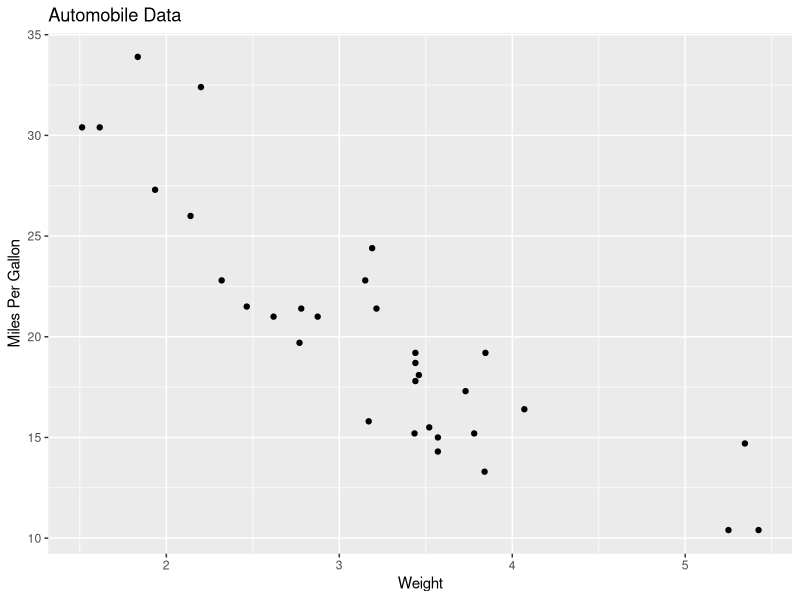
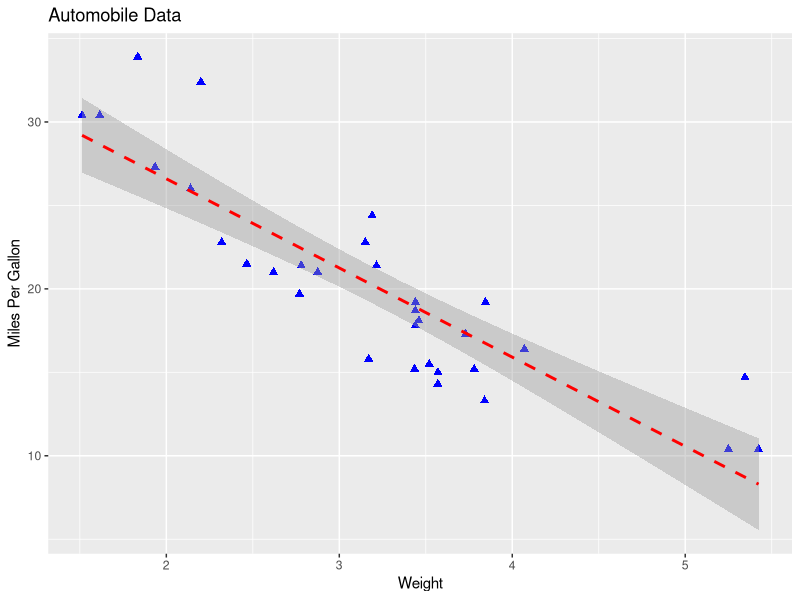
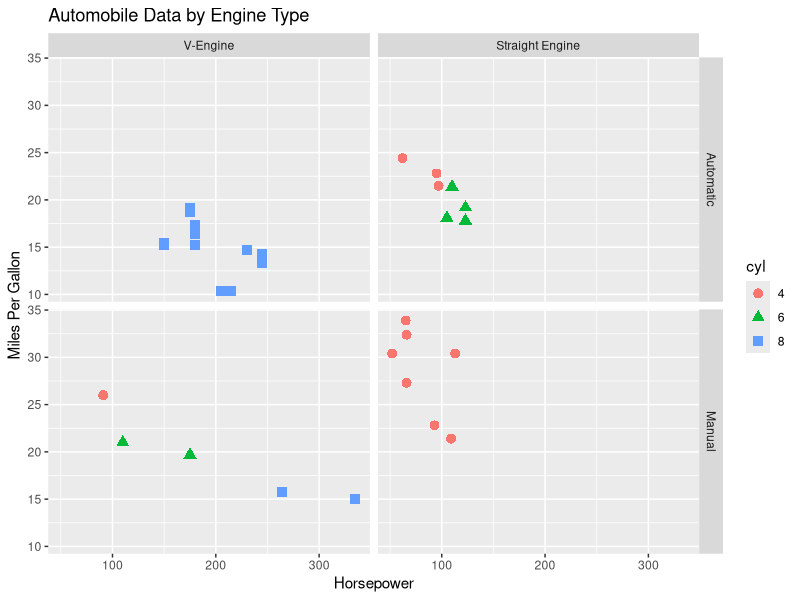
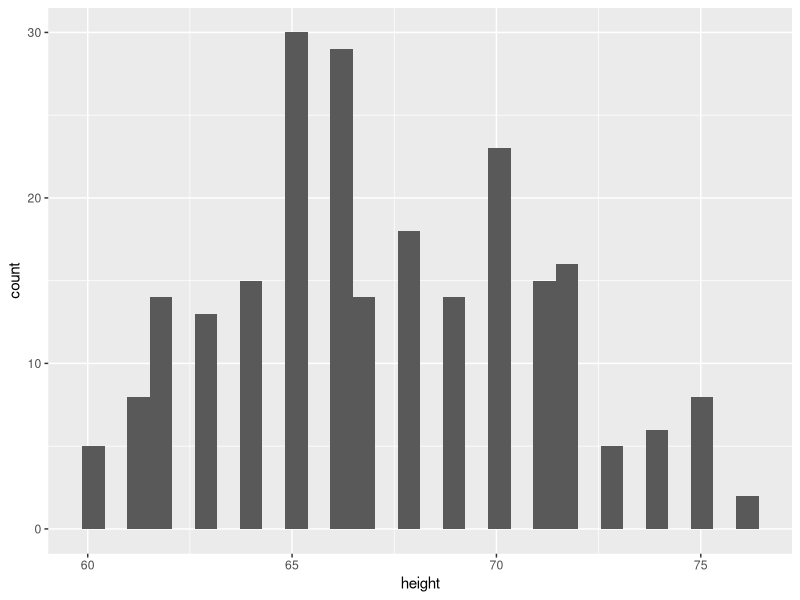
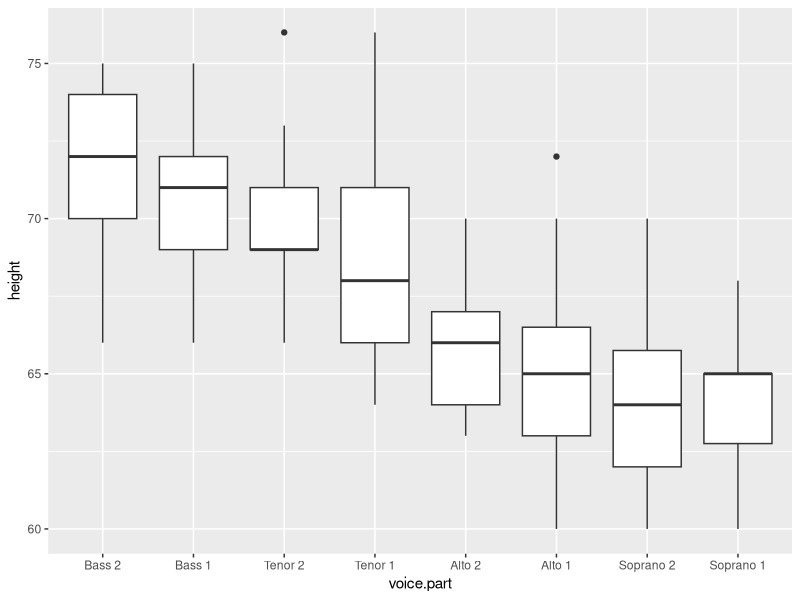
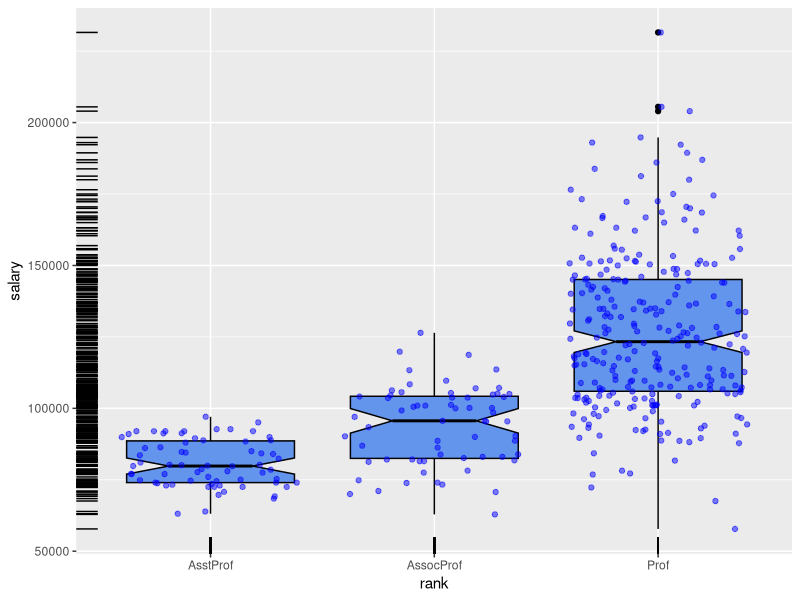
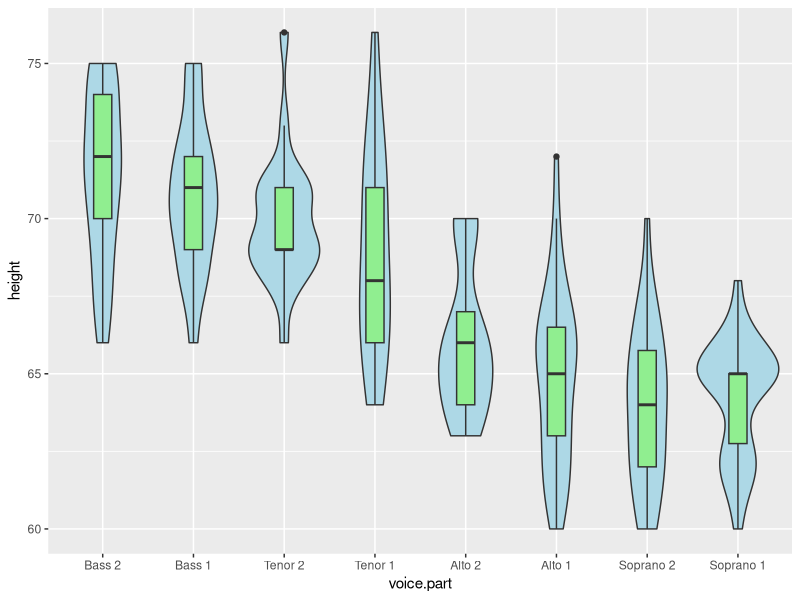
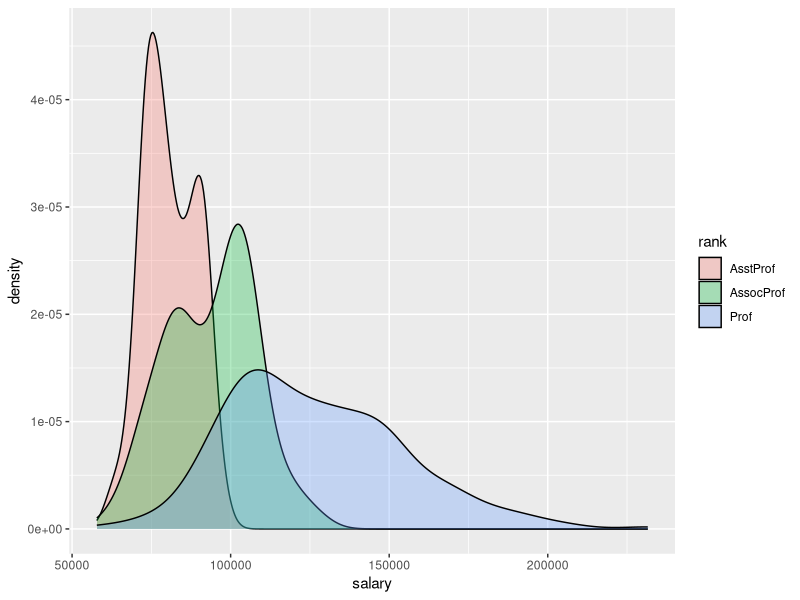

Source code (R) for these figures, in order: (Note: this script raises an error after producing the figures.)
#load packages - car, tidyverse, gridExtra
install.packages("car")
install.packages("carData")
install.packages("tidyverse")
install.packages("gridExtra")
library(car)
library(tidyverse)
library(gridExtra)
library(carData)

#an introduction to the ggplot2 package
ggplot(data = mtcars, aes(x = wt, y = mpg)) +
  geom_point() +
  labs(title = "Automobile Data", x = "Weight", y = "Miles Per Gallon")

#expanding on previous example
ggplot(data = mtcars, aes(x = wt, y = mpg)) +
  geom_point(pch = 17, color = "blue", size = 2) +
  geom_smooth(method = "lm", color = "red", linetype = 2) +
  labs(title = "Automobile Data", x = "Weight", y = "Miles Per Gallon")

#introducing grouping and faceting
mtcars$am <- factor(mtcars$am, levels = c(0,1),
                    labels = c("Automatic", "Manual"))
mtcars$vs <- factor(mtcars$vs, levels = c(0,1),
                    labels = c("V-Engine", "Straight Engine"))
mtcars$cyl <- factor(mtcars$cyl)

ggplot(data = mtcars, aes(x = hp, y = mpg,
                          shape = cyl, color = cyl)) +
  geom_point(size = 3) +
  facet_grid(am ~ vs) +
  labs(title = "Automobile Data by Engine Type",
       x = "Horsepower", y = "Miles Per Gallon")

#specifying the plot type with geoms
data(singer, package = "lattice")

ggplot(singer, aes(x=height)) +
  geom_histogram()

ggplot(singer, aes(x=voice.part, y = height)) +
  geom_boxplot()

#common options for geom functions
data(Salaries, package = "carData")
ggplot(Salaries, aes(x=rank, y = salary)) +
  geom_boxplot(fill = "cornflowerblue",
               color = "black", notch = TRUE) +
  geom_point(position = "jitter", color = "blue", alpha = 0.5) +
  geom_rug(side = "l", color = "black")

data(singer, package = "lattice")
ggplot(singer, aes(x = voice.part, y = height)) +
  geom_violin(fill = "lightblue") +
  geom_boxplot(fill = "lightgreen", width = 0.2)

#Grouping
data(Salaries, package = "carData")
ggplot(data = Salaries, aes(x=salary, fill = rank)) +
  geom_density(alpha = 0.3)

ggplot(Salaries, aes(x=yrs.since.phd, y = salary, color = rank,
                     shape = sex)) +
  geom_point()

ggplot(Salaries, aes (x = rank, fill = sex)) +
  geom_bar(position = "stack") +
  labs(title = 'position="stack"')

ggplot(Salaries, aes (x = rank, fill = sex)) +
  geom_bar(position = "dodge") +
  labs(title = 'position="dodge"')

ggplot(Salaries, aes (x = rank, fill = sex)) +
  geom_bar(position = "fill") +
  labs(title = 'position="fill"', y = "proportion")

#Faceting
data(singer, package = "lattice")
ggplot(data = singer, aes(x = height)) +
  geom_histogram() +
  facet_wrap(~voice.part, nrow = 4)

data(Salaries, package = "carData")
ggplot(Salaries, aes(x = yrs.since.phd, y = salary, color = rank,
                     shape = rank)) +
  geom_point() +
  facet_grid(.~sex)

data(singer, package = "lattice")
ggplot(data = singer, aes(x = height, fill=voice.part)) +
  geom_density() +
  facet_grid(voice.part~.)

#Adding smoothed lines
data(Salaries, package = "carData")
ggplot(data = Salaries, aes(x = yrs.since.phd, y = salary)) +
  geom_smooth() +
  geom_point()

ggplot(data = Salaries, aes(x = yrs.since.phd, y = salary,
                            linetype = sex, shape = sex,
                            color = sex)) +
  geom_smooth(method = lm, formula = y~poly(x,2),
              se = FALSE, size = 1) +
  geom_point(size = 2)

#Modifying the appearance of ggplot2 graphs

#axes
data(Salaries, package = "carData")
ggplot(data = Salaries, aes(x = rank, y = salary, fill = sex)) +
  geom_boxplot() +
  scale_x_continuous(breaks = c("AsstProf", "AssocProf", "Prof"),
                     labels = c("Assistant\nProfessor",
                                "Associate\nProfessor",
                                "Full\nProfessor")) +
  scale_y_continuous(breaks = c(50000, 100000, 150000, 200000),
                     labels = c("$50K", "$100K", "$150K", "$200K")) +
  labs(title = "Faculty Salary by Rank and Sex", x = "", y = "")

#legends
data(Salaries, package = "carData")
ggplot(data = Salaries, aes(x = rank, y = salary, fill = sex)) +
  geom_boxplot() +
  scale_x_discrete(breaks = c("AsstProf", "AssocProf", "Prof"),
                   labels = c("Assistant\nProfessor",
                              "Associate\nProfessor",
                              "Full\nProfessor")) +
  scale_y_continuous(breaks = c(50000, 100000, 150000, 200000),
                     labels = c("$50K", "$100K", "$150K", "$200K")) +
  labs(title = "Faculty Salary by Rank and Gender",
       x = "", y = "", fill="Gender") +
  theme(legend.position = c(0.1,0.8))

#scales
ggplot(mtcars, aes(x = wt, y = mpg, size = disp)) +
  geom_point(shape = 21, color = "black", fill = "cornsilk") +
  labs(x = "Weight", y = "Miles Per Gallon",
       title = "Bubble Chart", size = "Engine\nDisplacement")

data(Salaries, package = "carData")
ggplot(data = Salaries, aes(x = yrs.since.phd,
                            y = salary, color = rank)) +
  scale_color_manual(values = c("orange", "olivedrab", "navy")) +
  geom_point(size = 2)

ggplot(data = Salaries, aes(x = yrs.since.phd,
                            y = salary, color = rank)) +
  scale_color_brewer(palette = "Set1") +
  geom_point(size = 2)

library(RColorBrewer)
display.brewer.all()

#themes
mytheme <- theme(plot.title = element_text(face = "bold.italic",
                                           size = "14",
                                           color = "brown"),
                 axis.title = element_text(face = "bold.italic",
                                           size = "10",
                                           color = "brown"),
                 axis.text = element_text(face = "bold",
                                          size = 9,
                                          color = "darkblue"),
                 panel.background = element_rect(fill = "white",
                                                 color = "darkblue"),
                 panel.grid.major.y = element_line(color = "grey",
                                                   linetype = 1),
                 panel.grid.minor.y = element_line(color = "grey",
                                                   linetype = 2),
                 panel.grid.minor.x = element_blank(),
                 legend.position = "top")

ggplot(Salaries, aes(x = rank, y = salary, fill = sex)) +
  geom_boxplot() +
  labs(title = "Salary by Rank and Sex", x = "Rank", y = "Salary") +
  mytheme

#Multiple graphs per page
p1 <- ggplot(data = Salaries, aes(x = rank)) + geom_bar()
p2 <- ggplot(data = Salaries, aes(x = sex)) + geom_bar()
p3 <- ggplot(data = Salaries, aes(x = yrs.since.phd, y = salary)) +
  geom_point()

library(gridExtra)
grid.arrange(p1, p2, p3, ncol = 3)

#Saving graphs
myplot <- ggplot(data = mtcars, aes(x = mpg)) + geom_histogram()
ggsave(file = "mygraph.png", plot = myplot, width = 5, height = 4)
ggsave(file = "mygraph.pdf")
#saves the most recently created graph if plot = is not specified